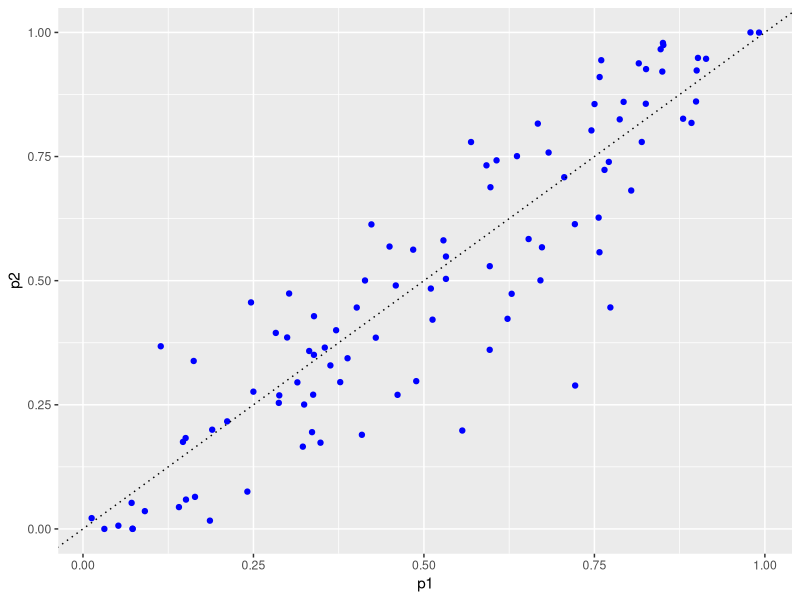
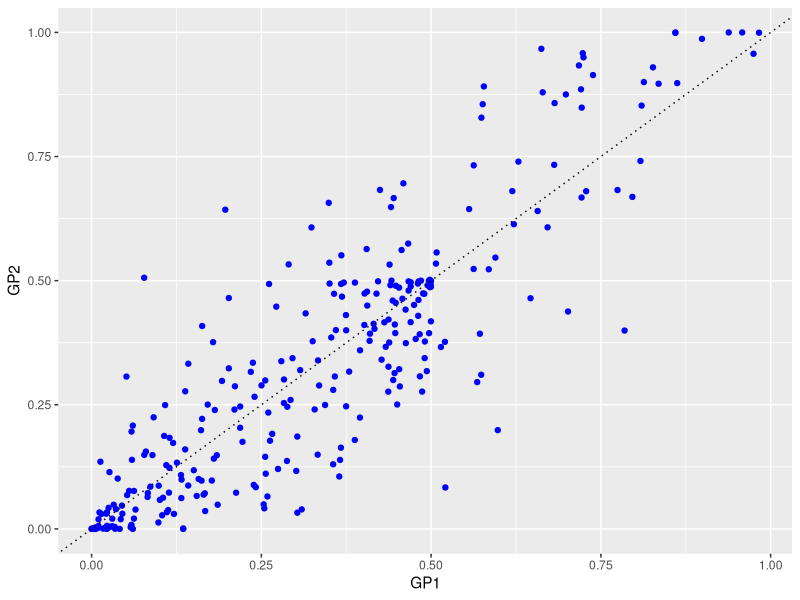
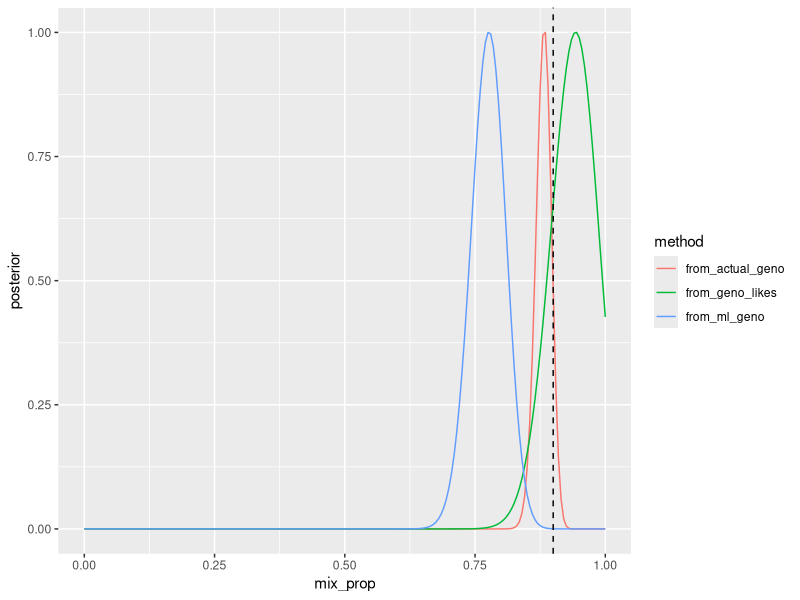

Write R code to recreate these figures, in order.
## ---- chunk 1
library(tidyverse)
N <- 500
L <- 100
f <- 0.1

p1 <- rbeta(L, 1.5, 1.5)
p2 <- rbeta(L, p1 * (1 - f) / f, (1 - p1) * (1 - f) / f)
## ---- chunk 2
tibble(p1 = p1, p2 = p2) %>%
  ggplot(aes(x = p1, y = p2)) + 
  geom_point(col = "blue") + 
  geom_abline(slope = 1, intercept = 0, linetype = "dotted")
## ---- chunk 3
GP1 <- matrix(
  c(p1 ^ 2, 2 * p1 * (1 - p1), (1 - p1) ^ 2),
  byrow = TRUE,
  nrow = 3
)
GP2 <- matrix(
  c(p2 ^ 2, 2 * p2 * (1 - p2), (1 - p2) ^ 2),
  byrow = TRUE,
  nrow = 3
)

## ---- chunk 4
tibble(
  GP1 = as.vector(GP1),
  GP2 = as.vector(GP2)
) %>%
  ggplot(aes(x = GP1, y = GP2)) +
  geom_point(col = "blue") + 
  geom_abline(slope = 1, intercept = 0, linetype = "dotted")

## ---- chunk 5
# store the GPs in a subscriptable fashion
GP <- list(GP1, GP2)

# mix: proportion of pop 1 in mixture
mix <- 0.9

Z <- sample(1:2, size = N, replace = TRUE, prob = c(mix, 1 - mix))

# genotype matrices
GM <- lapply(1:N, function(i) {
  gp <- GP[[Z[i]]]
  apply(gp, 2, function(x) rmultinom(1, 1, x))
})

# now, make a tibble of these, and calculate the nomrmalized
# logls for coming from each pop

# we want a function that does this for any genotype matrix input,
# as we will use the genotype likelihoods or posteriors instead,
# as well.
ret_lik <- function(x, which = 1) {
  logl1 <- sum(log(colSums(x * GP[[1]])))
  logl2 <- sum(log(colSums(x * GP[[2]])))
  lmax <- pmax(logl1, logl2)
  lik1 <- exp(logl1 - lmax) / (exp(logl1 - lmax) + exp(logl2 - lmax))
  lik2 <- exp(logl2 - lmax) / (exp(logl1 - lmax) + exp(logl2 - lmax))
  if(which == 1) {
    return(lik1)
  }
  if(which == 2) {
    return(lik2)
  }
  else {stop("which must be one or two")}
}


samples <- tibble(
  idx = 1:N,
  Z = Z,
  GM = GM
) %>%
  mutate(
    lik1 = map_dbl(.x = GM, ret_lik, which = 1),
    lik2 = map_dbl(.x = GM, ret_lik, which = 2)
  )
## ---- chunk 6
# define a function for getting the posterior for the mixing
# proportion from the L1 and L2, which are the likelihoods that you want to use.
mix_post_func <- function(L1, L2, pts = seq(0.01, 0.99, by = 0.005)) {
  mixes <- pts
  mix_post <- unlist(lapply(mixes, function(m) {
    sum(log(m * L1 + (1 - m) * L2))
  }))
  mix_post <- exp(mix_post - max(mix_post))
  mix_post
}
## ---- chunk 7
#' @param R a two vector: number of reads of allele 1 and number of allele 2.
#' @return A three vector: the likelihood that the true genotype is 11, 12, 22 where 1 
#' is the allele for which the allele frequency is given.
glike_mix <- function(R) {
  n <- sum(R)
  l11 <- dbinom(R[1], n, prob = 1)
  l12 <- dbinom(R[1], n, prob = 0.5)
  l22 <- dbinom(R[1], n, prob = 0)
  
  c(l11, l12, l22) / (l11 + l12 + l22)
}
## ---- chunk 8
AveRD <- 0.1 # get the average read depth

# here is a function to look at a genotype columns (a three vector with one 1 in it),
# and then return simulate reads from that in a two vector, and then calculate the
# genotype likeihood of that with glike_mix.
sim_reads_etc <- function(x, R = AveRD) {
  RD = rpois(1, R)
  if(x[1] == 1) {
    gr <- c(RD, 0)
  } else if(x[3] == 1) {
    gr <- c(0, RD)
  } else {
    y <- rbinom(1, RD, 0.5)
    gr <- c(y, RD - y)
  }
  glike_mix(gr)
}

# here is another function to return a three-vector with a 1 at the maximum
# likelihood position (or a 0 if it is all missing)
max_geno_from_likes <- function(x) {
  ret <- c(0, 0, 0)
  if(x[1] == x[2] & x[2] == x[3]) {
    return(x)  # in this case, we say that any genotype is equally likely.  This will work out this way
  }
  z <- which.max(x)
  ret[z] <- 1
  ret
}

samp2 <- samples %>%
  mutate(
    read_likes = map(
      .x = GM,
      .f = function(x) apply(x, 2, sim_reads_etc)
    ),
    # while we are at it, let's just assign the maximum likelihood genotype,
    # and also the genotype posteriors given that they are from each of the
    # the two populations in turn
    max_like_geno = map(
      .x = read_likes,
      .f = function(x) apply(x, 2, max_geno_from_likes)
    ),
    gpost_1 = map(
      .x = read_likes,
      .f = function(x) apply(x * GP[[1]], 2, function(z) {z / sum(z)})
    ),
    gpost_2 = map(
      .x = read_likes,
      .f = function(x) apply(x * GP[[2]], 2, function(z) {z / sum(z)})
    )
  )

## ---- chunk 9
samp3 <- samp2 %>%
  mutate(
    like1_from_max_like_geno = map_dbl(.x = max_like_geno, ret_lik, which = 1),
    like2_from_max_like_geno = map_dbl(.x = max_like_geno, ret_lik, which = 2),
    like1_from_read_likes = map_dbl(.x = read_likes, ret_lik, which = 1),
    like2_from_read_likes = map_dbl(.x = read_likes, ret_lik, which = 2)
  )
## ---- chunk 10
pts <- seq(0, 1, by = 0.005)
mix_posts <- tibble(
  mix_prop = pts,
  from_actual_geno = mix_post_func(samp3$lik1, samp3$lik2, pts),
  from_ml_geno = mix_post_func(samp3$like1_from_max_like_geno, samp3$like2_from_max_like_geno, pts),
  from_geno_likes = mix_post_func(samp3$like1_from_read_likes, samp3$like2_from_read_likes, pts)
)
## ---- chunk 11
mix_posts %>%
  pivot_longer(cols = starts_with("from"), values_to = "posterior", names_to = "method") %>%
  ggplot(aes(x = mix_prop, y = posterior, colour = method)) + 
  geom_line() +
  geom_vline(xintercept = mix, linetype = "dashed")
